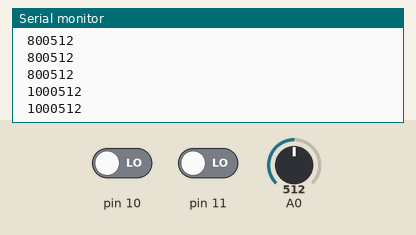
Bench run of a sketch on a simulated Arduino Uno, built with avr-gcc and run on an emulated ATmega328P. Shown: the last lines printed to the serial monitor. Inputs (shaded band) come from the test bench; at power-on: pin 10 LOW, A0 = 512, pin 11 LOW.

Above: at 1.2 s.
1.3 s: pin 10 driven HIGH
At 1.37 s:
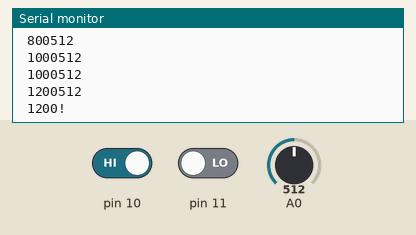
2.9 s: pin 10 driven LOW
At 3.17 s:
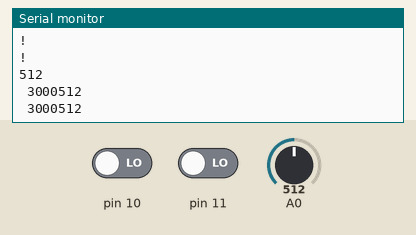
4.4 s: A0 set to 716
At 4.57 s:
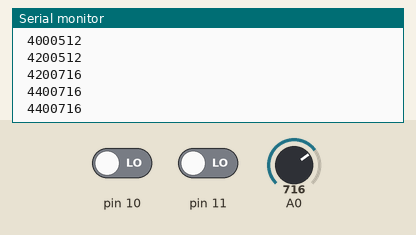
5.9 s: pin 11 driven HIGH
At 6.17 s:
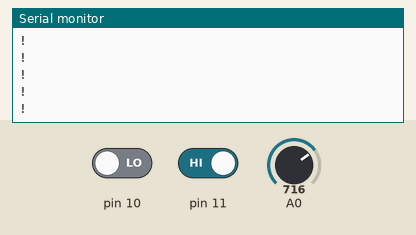
7.4 s: pin 11 driven LOW
At 7.57 s:
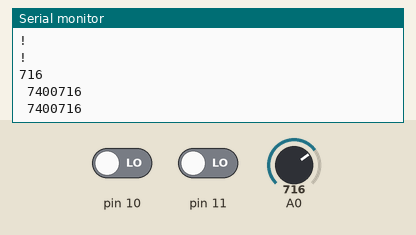
8.9 s: A0 set to 900
At 8.97 s:
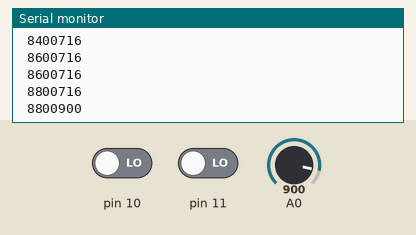
Timing chart, 0 to 11.4 s (numbered marks = the images above; inputs shaded):
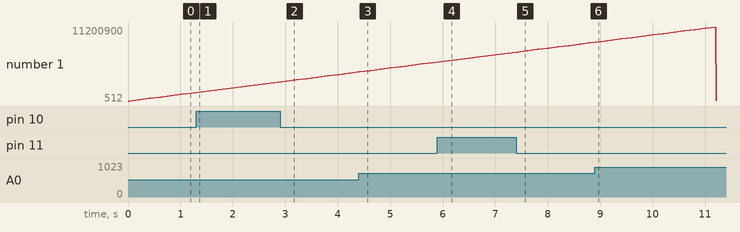

Measured:
- after the input at 2.9 s, the serial monitor: prints a new line after 0.11 s (image 2)
- after the input at 4.4 s, the serial monitor: prints a new line at once (image 3)
- after the input at 5.9 s, the serial monitor: prints a new line after 0.10 s (image 4)
- after the input at 7.4 s, the serial monitor: prints a new line at once (image 5)
- plotted number 1: 1200512 → 4200716 after the input at 2.9 s, 4200716 → 5800716 after the input at 4.4 s, 5800716 → 8800900 after the input at 7.4 s

The sketch:

Sampling_test.ino
```cpp
unsigned long t = 0;
int Fp = 5; //częstotliwość próbkowania
int T = 1000/Fp;

void setup()
{
  Serial.begin(9600);
  pinMode(10, INPUT);
  pinMode(11, INPUT);
}

void loop()
{
  t = millis();
  if (t%T == 0)
  {
    if((digitalRead(10) == 1)||(digitalRead(11) == 1))
    {
      Serial.println('!');
    }
    else
    {
      Serial.println(analogRead(A0));
      Serial.print(' ');
      Serial.print(t);
    }
  }
}
```
